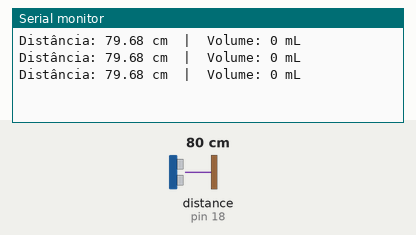
Recording of a sketch running on a simulated Arduino Uno, built with avr-gcc and run on an emulated ATmega328P. Shown: the last lines printed to the serial monitor. Wiring (inferred from the names in the program): ultrasonic range finder: trigger pin 5; echo pin 18. The inputs (shaded band) are chosen by the test bench; at power-on: distance to the obstacle (sensor on pin 18) 80 cm. The echo pulse lasts 58.3 µs per cm.

Above: at 1.3 s.
1.4 s: distance to the obstacle (sensor on pin 18) set to 2 cm
At 1.9 s:
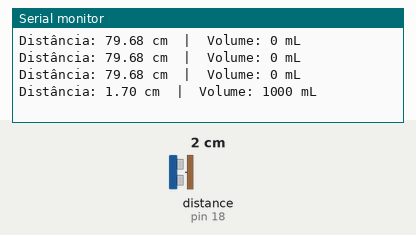
2.9 s: distance to the obstacle (sensor on pin 18) set to 4 cm
At 3.4 s:
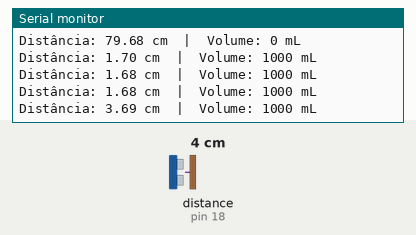
Timing chart, 0 to 5.9 s (numbered marks = the images above; inputs shaded):
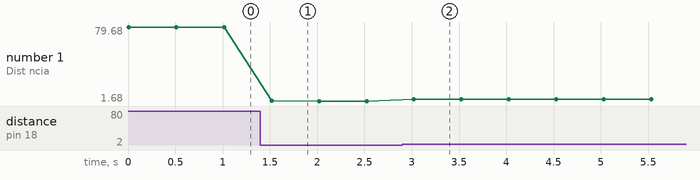

Measured:
- after the input at 1.4 s, the serial monitor: prints a new line after 0.12 s (image 1)
- after the input at 2.9 s, the serial monitor: prints a new line after 0.12 s (image 2)
- plotted number 1: 79.68 → 1.68 after the input at 1.4 s, 1.68 → 3.69 after the input at 2.9 s

The sketch:

calculoagua.ino
```cpp
/*
 * Código de Cálculo de Volume Correto por Interpolação
 * ATUALIZADO para o NOVO RECIPIENTE (dados de 06/Nov)
 */

// --- Pinos ---
const int TRIG_PIN = 5;
const int ECHO_PIN = 18;

const float VELOCIDADE_SOM_CM_US = 0.0343;

// --- Tabela de Calibração (Baseada nos seus NOVOS dados) ---

// Quantidade de pontos de dados (11 pontos)
const int PONTOS_CALIBRACAO = 11;

// Array com as leituras de distância (em cm)
// IMPORTANTE: Em ordem decrescente (de vazio para cheio)
// Valores com vírgula (ex: 11,27) são escritos com ponto (ex: 11.27)
const float distancias_cm[PONTOS_CALIBRACAO] = {
  11.27, 10.68, 9.5, 9.21, 8.32, 8.03, 7.44, 6.26, 5.97, 5.37, 3.89
};

// Array com os volumes (em mL) correspondentes
const long volumes_ml[PONTOS_CALIBRACAO] = {
  0, 100, 200, 300, 400, 500, 600, 700, 800, 900, 1000
};
// -----------------------------------------------------------


void setup() {
  Serial.begin(115200);
  pinMode(TRIG_PIN, OUTPUT);
  pinMode(ECHO_PIN, INPUT);
}

void loop() {
  // 1. Faz a leitura da distância com casas decimais
  float distanciaLida = lerDistanciaCm();

  if (distanciaLida > 0) {
    // 2. Converte a distância para Volume usando nossa tabela
    long volumeCalculado = interpolarVolume(distanciaLida);

    // 3. Exibe os resultados
    Serial.print("Distância: ");
    Serial.print(distanciaLida, 2); // 2 casas decimais
    Serial.print(" cm  |  Volume: ");
    Serial.print(volumeCalculado);
    Serial.println(" mL");
  } else {
    Serial.println("Erro na leitura do sensor!");
  }

  // Aguarda um tempo antes da próxima leitura
  delay(500);
}

/**
 * Função para ler o sensor e retornar a distância em CM com precisão
 */
float lerDistanciaCm() {
  digitalWrite(TRIG_PIN, LOW);
  delayMicroseconds(2);
  digitalWrite(TRIG_PIN, HIGH);
  delayMicroseconds(10);
  digitalWrite(TRIG_PIN, LOW);

  long duration = pulseIn(ECHO_PIN, HIGH);

  if (duration == 0) {
    return -1.0; // Retorna -1 para indicar um erro
  }

  float distanceCm = (duration * VELOCIDADE_SOM_CM_US) / 2.0;
  return distanceCm;
}


/**
 * Função de Interpolação Linear (Look-up Table)
 * Esta é a função que "calcula corretamente" o volume.
 * Converte a distância (cm) em volume (mL) usando as tabelas.
 */
long interpolarVolume(float distCm) {

  // --- Tratamento dos Limites (Zonas Mortas) ---

  // 1. Se a leitura for MAIOR ou IGUAL ao ponto 'vazio' (11.27),
  //    retorna 0 mL (o mínimo da tabela).
  if (distCm >= distancias_cm[0]) {
    return volumes_ml[0]; // 0 mL
  }

  // 2. Se a leitura for MENOR ou IGUAL ao último ponto 'cheio' (3.89),
  //    retorna o volume máximo da tabela (1000 mL).
  int ultimo_ponto = PONTOS_CALIBRACAO - 1;
  if (distCm <= distancias_cm[ultimo_ponto]) {
    return volumes_ml[ultimo_ponto]; // 1000 mL
  }

  // --- Processo de Interpolação (Meio da Tabela) ---

  // 3. Procura em qual "segmento" a leitura está
  for (int i = 0; i < PONTOS_CALIBRACAO - 1; i++) {

    // Encontra o segmento correto:
    if (distCm <= distancias_cm[i] && distCm >= distancias_cm[i+1]) {

      // Encontramos o segmento!
      // Usa map() para fazer a "regra de três" nesse segmento.
      return map(distCm,
                 distancias_cm[i],
                 distancias_cm[i+1],
                 volumes_ml[i],
                 volumes_ml[i+1]
                );
    }
  }

  // Se algo der muito errado (não deveria), retorna 0
  return 0;
}
```
